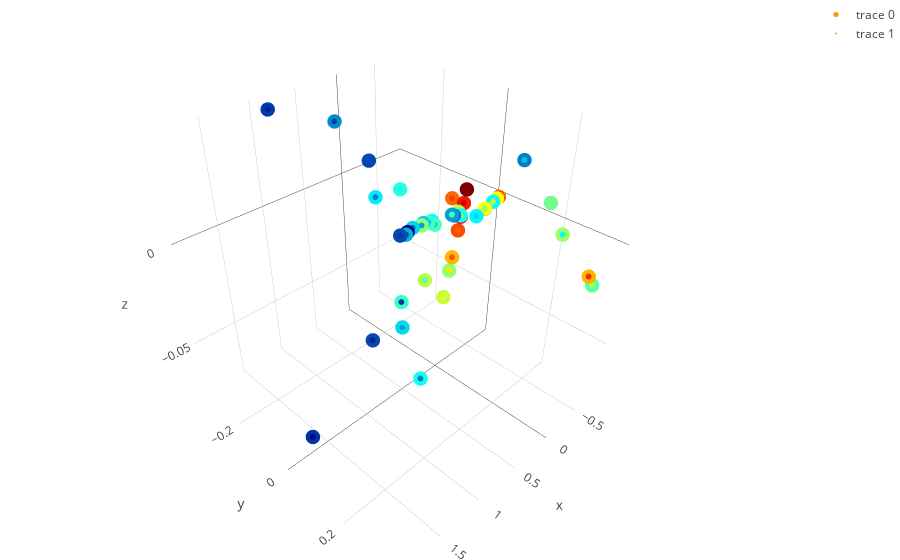

Write notebook code for a chart like this one.
### Code cell
n_neighbors = 25
X_train, X_test, Y_train, Y_test = train_test_split(df_train[['xtrain_1','ytrain_1','ztrain_1']].values[train_labels==blob], y_be[train_labels==blob], test_size=0.2, shuffle=True)

knn = KNeighborsRegressor(n_neighbors, weights='distance')
y_ = knn.fit(X_train, Y_train).predict(X_test)

trace3 = go.Scatter3d(
                        x=X_test[:,0],
                        y=X_test[:,1],
                        z=X_test[:,2],
                        mode='markers',
                        marker=dict(
                            size=5,
                            color=Y_test,                # set color to an array/list of desired values
                            colorscale='Jet',   # choose a colorscale
                            opacity=1
                            )
                        )
trace4 = go.Scatter3d(
                    x=X_test[:,0],
                    y=X_test[:,1],
                    z=X_test[:,2],
                    mode='markers',
                    marker=dict(
                        size=2,
                        color=y_,                # set color to an array/list of desired values
                        colorscale='Jet',   # choose a colorscale
                        opacity=1
                        )
                    )

data = [trace3, trace4]
layout = go.Layout(
    showlegend=True,
    margin=dict(
        l=0,
        r=0,
        b=0,
        t=0
    )
)
fig = go.Figure(data=data, layout=layout)
iplot(fig)
rmsle(y_, Y_test)
